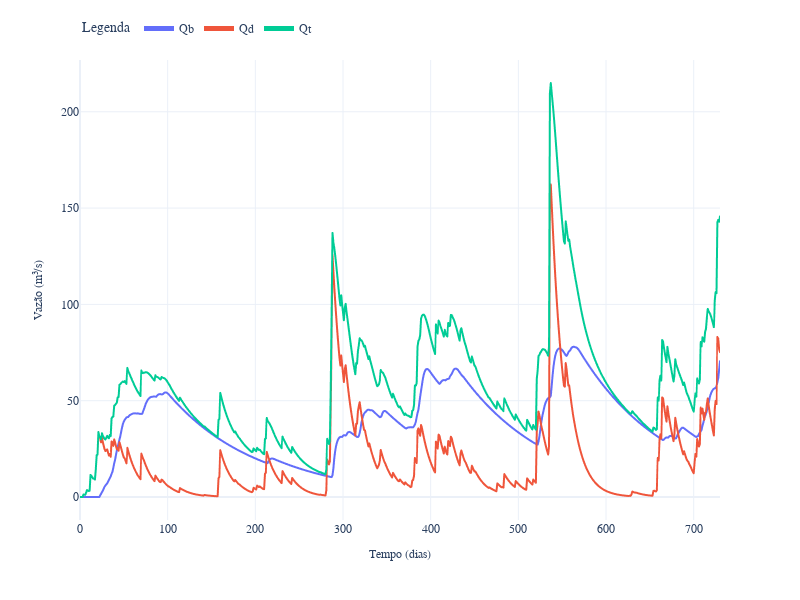

The notebook cell this image was saved under:
### Markdown cell above
Verificação da vazão superficial direta e de base do modelo SMAP

### Code cell
df_test['Qb'] = models[0].Qb
df_test['Qd'] = models[0].Qd
df_test['Qt'] = models[0].Q

fig = df_test.plot()
fig.update_layout(legend_title='Legenda', legend=dict(y=1.1, orientation='h', itemsizing='constant'), font_family='CMU Serif', font=dict(size=12))
fig.update_xaxes(title_text='Tempo (dias)', title_font=dict(size=12))
fig.update_yaxes(title_text='Vazão (m³/s)', title_font=dict(size=12))
fig.update_layout(
    legend_title='Legenda',
    legend=dict(y=1.1, orientation='h', itemsizing='constant'),
    font_family='CMU Serif',
    font=dict(size=12),
    width=800,
    height=600
)

fig.show()

### Figure 1 — Plotly figure (JSON) as saved in the notebook; plotly's stock layout.template omitted (floating-point values rounded to 4 significant figures; data arrays with more than 128 entries replaced by an {"elided": "..."} marker saying what was removed)
{"data": [{"hovertemplate": "variable=Qb<br>index=%{x}<br>value=%{y}<extra></extra>", "legendgroup": "Qb", "line": {"color": "#636efa", "dash": "solid"}, "marker": {"symbol": "circle"}, "mode": "lines", "name": "Qb", "showlegend": true, "type": "scattergl", "x": {"elided": "731 int values"}, "xaxis": "x", "y": {"elided": "731 float values"}, "yaxis": "y"}, {"hovertemplate": "variable=Qd<br>index=%{x}<br>value=%{y}<extra></extra>", "legendgroup": "Qd", "line": {"color": "#EF553B", "dash": "solid"}, "marker": {"symbol": "circle"}, "mode": "lines", "name": "Qd", "showlegend": true, "type": "scattergl", "x": {"elided": "731 int values"}, "xaxis": "x", "y": {"elided": "731 float values"}, "yaxis": "y"}, {"hovertemplate": "variable=Qt<br>index=%{x}<br>value=%{y}<extra></extra>", "legendgroup": "Qt", "line": {"color": "#00cc96", "dash": "solid"}, "marker": {"symbol": "circle"}, "mode": "lines", "name": "Qt", "showlegend": true, "type": "scattergl", "x": {"elided": "731 int values"}, "xaxis": "x", "y": {"elided": "731 float values"}, "yaxis": "y"}], "layout": {"font": {"family": "CMU Serif", "size": 12}, "height": 600, "legend": {"itemsizing": "constant", "orientation": "h", "title": {"text": "Legenda"}, "tracegroupgap": 0, "y": 1.1}, "margin": {"t": 60}, "width": 800, "xaxis": {"anchor": "y", "domain": [0, 1], "title": {"font": {"size": 12}, "text": "Tempo (dias)"}}, "yaxis": {"anchor": "x", "domain": [0, 1], "title": {"font": {"size": 12}, "text": "Vazão (m³/s)"}}}}
